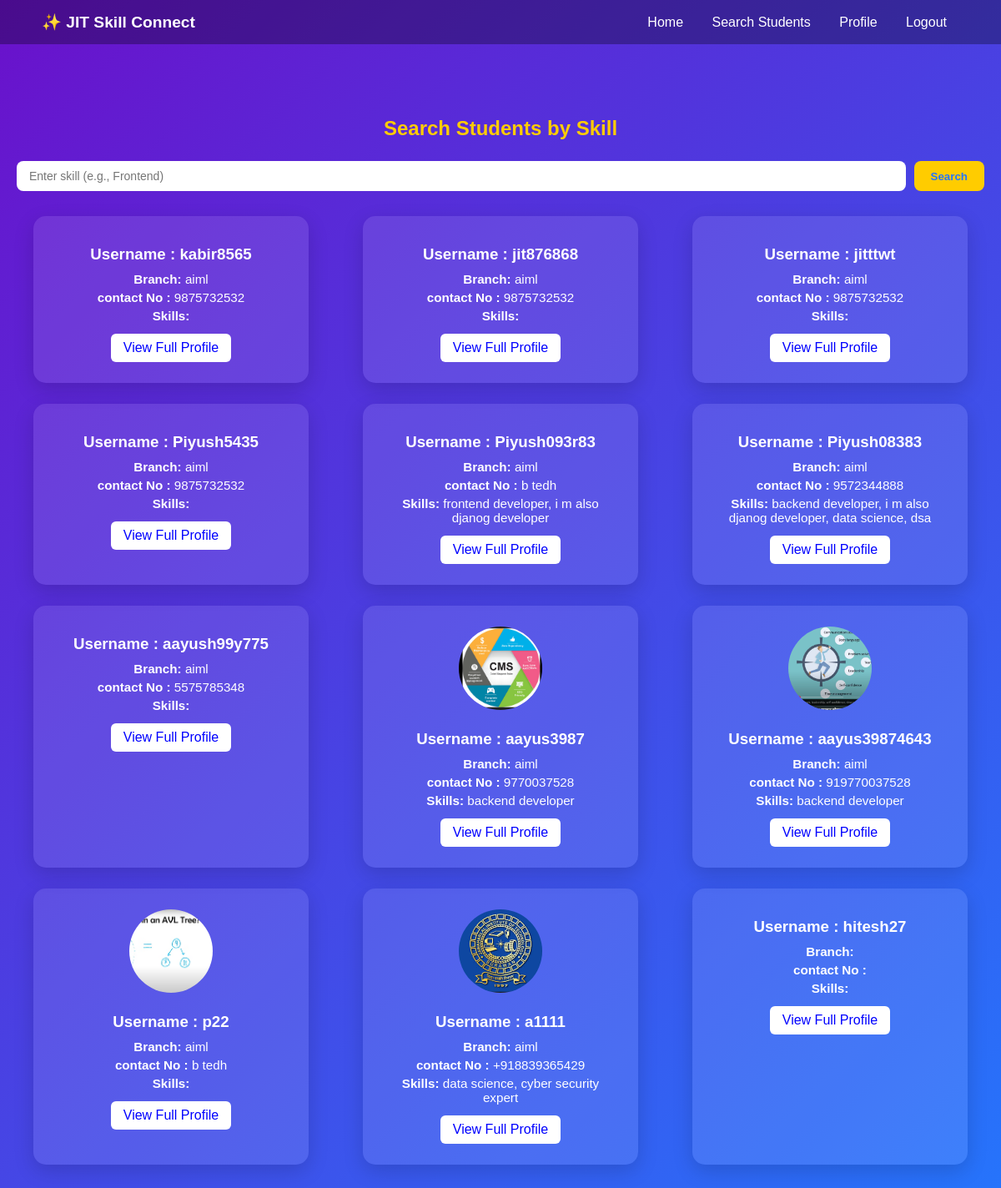
The app's page /search/ with its own data.
### jit/models.py (models this page shows, shortened)
class StudentProfile(models.Model):
    user = models.OneToOneField(User, on_delete=models.CASCADE)
    branch = models.CharField(max_length=100)
    contact = models.CharField(max_length=15)
    skills = models.ManyToManyField(Skill, blank=True)
    languages = models.CharField(max_length=200, blank=True)  # e.g., Python, C++, Java
    achievements = models.TextField(blank=True)
    resume = models.FileField(upload_to='resumes/', blank=True, null=True)  # PDF resume
    profile_photo = models.ImageField(upload_to='profile_photos/', blank=True, null=True)

class Skill(models.Model):
    name = models.CharField(max_length=50, unique=True)

### jit/views.py (the view)
# urls.py: path('search/', views.search_students, name='search_students'),
def search_students(request):
    query = request.GET.get('skill')
    if query:
        skill = Skill.objects.filter(name__icontains=query).first()
        if skill:
            students = StudentProfile.objects.filter(skills=skill)
        else:
            students = StudentProfile.objects.none()  # no matching skill
    else:
        students = StudentProfile.objects.all()
    return render(request, 'search.html', {'students': students})

### jit/templates/search.html (shortened to what this page needs)
<!DOCTYPE html>
<html lang="en">
{% load static %}
<head>
  <link rel="stylesheet" href="{% static 'css/search.css' %}">
</head>
<body>
  <nav>
    <div class="logo">✨ JIT Skill Connect</div>
    <div class="nav-links">
      <a href="{% url 'dashboard' %}">Home</a>
      <a href="{% url 'search_students' %}">Search Students</a>
      <a href="{% url 'my_profile' %}">Profile</a>
      <a href="{% url 'logout' %}">Logout</a>
    </div>
  </nav>
  <div class="container">
    <h2>Search Students by Skill</h2>
    <form method="GET" class="search-form">
      <input type="text" name="skill" placeholder="Enter skill (e.g., Frontend)">
      <button type="submit">Search</button>
    </form>
    {% if students %}
      <div class="grid">
        {% for s in students %}
          <div class="card">
            {% if s.profile_photo %}
              <img src="{{ s.profile_photo.url }}" alt="{{ s.user.username }}">
            {% endif %}
            <h3> Username : {{ s.user.username }}</h3>
            <p> <strong>Branch:</strong>  {{ s.branch }}</p>
            <p><strong>contact No :</strong>  {{ s.contact }}</p>
            <p><strong>Skills:</strong>
              {% for sk in s.skills.all %}
                {{ sk.name }}{% if not forloop.last %}, {% endif %}
              {% endfor %}
            </p>
            <a href="{% url 'profile_detail' s.id %}" class="btn">View Full Profile</a>
          </div>
        {% endfor %}
      </div>
    {% elif request.GET.skill %}
      <p class="no-result">No students found with that skill.</p>
    {% endif %}
  </div>
</body>
</html>

### jit/static/css/search.css (style rules this page uses)
* { margin: 0; padding: 0; box-sizing: border-box; font-family: 'Poppins', sans-serif; scroll-behavior: smooth; }
body { background: linear-gradient(135deg, #6a11cb, #2575fc); min-height: 100vh; color: #333; }
nav { position: fixed; top: 0; left: 0; width: 100%; background: rgba(0, 0, 0, 0.3); display: flex; justify-content: space-between; align-items: center; padding: 15px 50px; z-index: 1000; }
nav .logo { color: white; font-weight: 600; font-size: 1.2rem; }
nav .nav-links a { color: white; text-decoration: none; margin: 0 15px; font-weight: 500; transition: color 0.3s; }
.container { max-width: 1200px; margin: 120px auto 40px; padding: 20px; color: #fff; }
.container h2 { text-align: center; margin-bottom: 25px; color: #ffcc00; }
.search-form { display: flex; gap: 10px; justify-content: center; flex-wrap: wrap; margin-bottom: 30px; }
.search-form input { flex: 1; min-width: 250px; padding: 10px 15px; border-radius: 8px; border: none; font-size: 14px; outline: none; }
.search-form button { padding: 10px 20px; border: none; border-radius: 8px; background: #ffcc00; color: #2575fc; font-weight: 600; cursor: pointer; transition: 0.3s; }
.grid { display: grid; grid-template-columns: repeat(3, 1fr); gap: 25px; justify-items: center; }
.card { background: rgba(255, 255, 255, 0.1); border-radius: 15px; padding: 25px; width: 100%; max-width: 330px; box-shadow: 0 8px 25px rgba(0, 0, 0, 0.15); text-align: center; transition: 0.3s; }
.card img { width: 100px; height: 100px; border-radius: 50%; object-fit: cover; margin-bottom: 10px; }
.card h3 { margin: 10px 0; color:white; }
.card p { margin: 5px 0; color:white; font-size: 0.95rem; }
.card .btn { display: inline-block; margin-top: 8px; padding: 8px 15px; background: white; color: blue; border-radius: 6px; text-decoration: none; transition: background 0.3s; }

### records on screen
StudentProfile: user.username "kabir8565", branch "aiml", contact "9875732532"
StudentProfile: user.username "jit876868", branch "aiml", contact "9875732532"
StudentProfile: user.username "jitttwt", branch "aiml", contact "9875732532"
StudentProfile: user.username "Piyush5435", branch "aiml", contact "9875732532"
StudentProfile: user.username "Piyush093r83", branch "aiml", contact "b tedh"
Skill: name "frontend developer"
Skill: name "i m also djanog developer"
StudentProfile: user.username "Piyush08383", branch "aiml", contact "9572344888"
Skill: name "backend developer"
Skill: name "data science"
Skill: name "dsa"
StudentProfile: user.username "aayush99y775", branch "aiml", contact "5575785348"
StudentProfile: profile_photo (picture), user.username "aayus3987", branch "aiml", contact "9770037528"
StudentProfile: profile_photo (picture), user.username "aayus39874643", branch "aiml", contact "919770037528"
StudentProfile: profile_photo (picture), user.username "p22", branch "aiml", contact "b tedh"
StudentProfile: profile_photo (picture), user.username "a1111", branch "aiml", contact "+918839365429"
Skill: name "cyber security expert"
StudentProfile: user.username "hitesh27"
